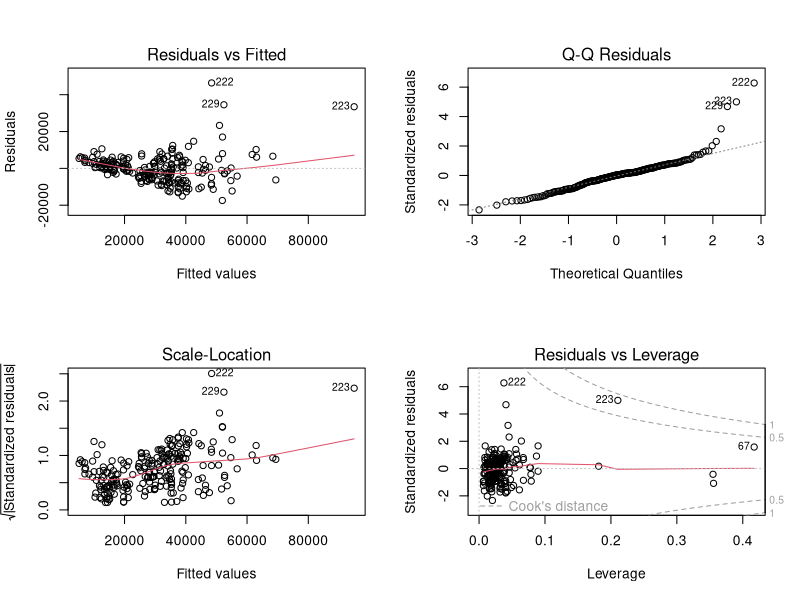
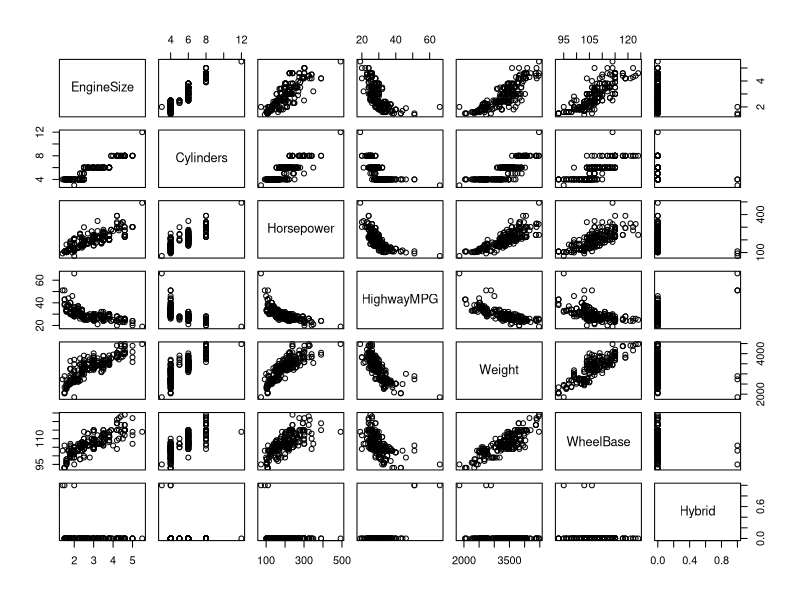
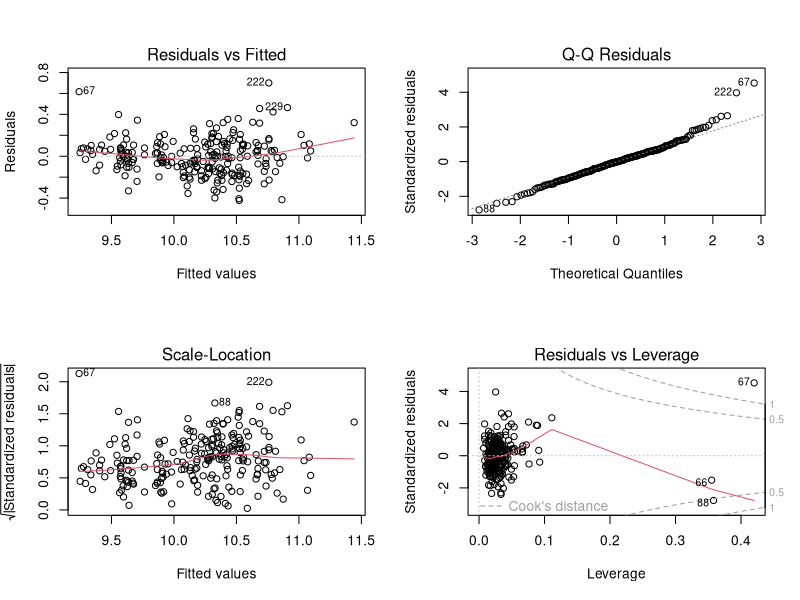
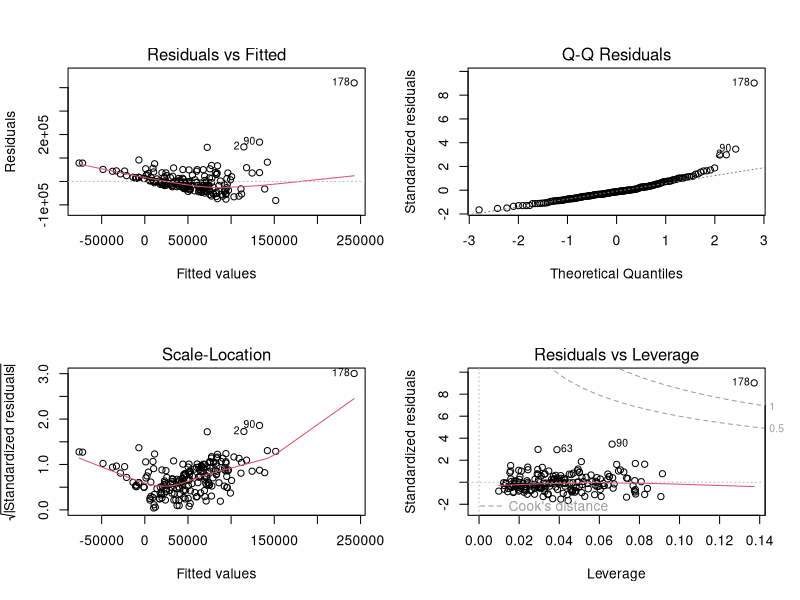
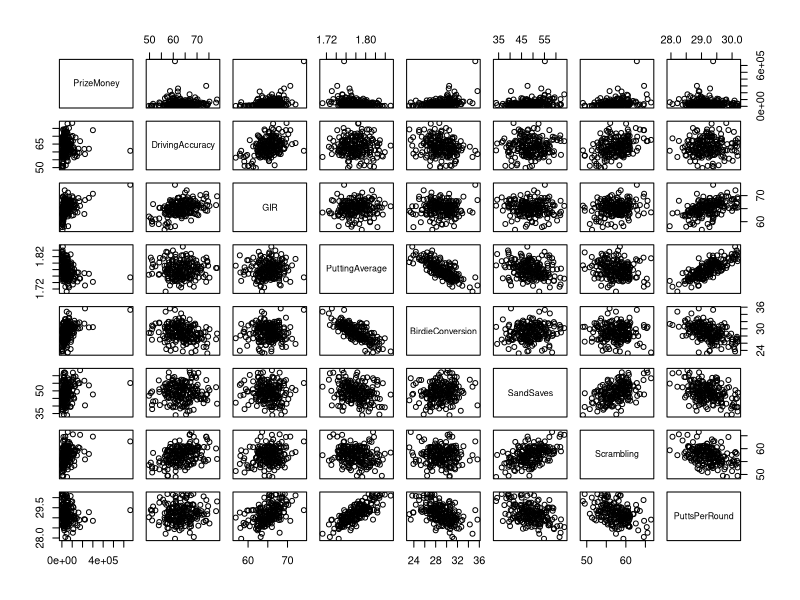
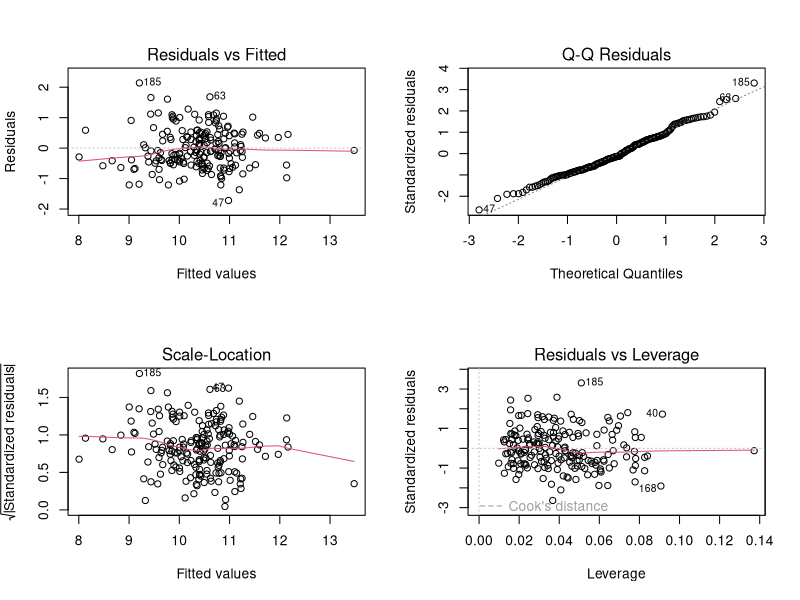
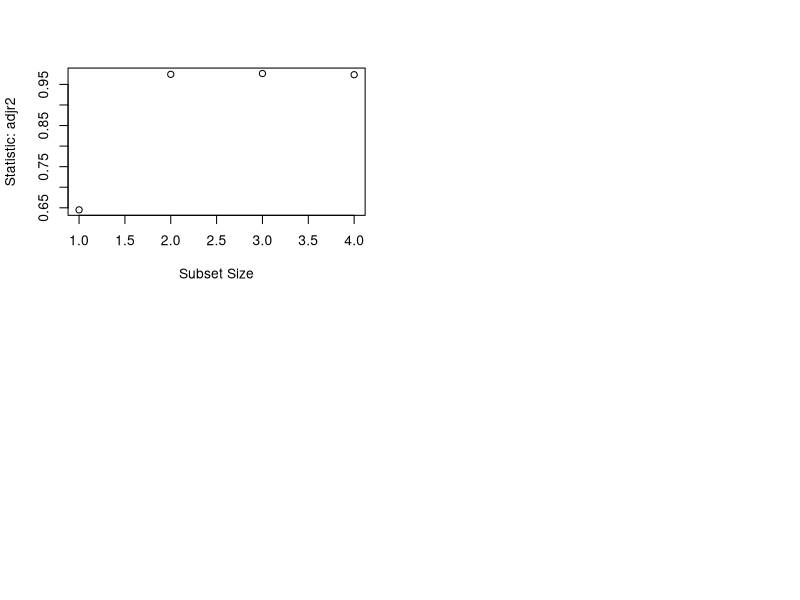

These figures' R source, in order:
## ---- chunk 1
cars <- read.csv("cars04.csv")
## ---- chunk 2
m1 <- lm(SuggestedRetailPrice ~ EngineSize + Cylinders + Horsepower + HighwayMPG +  
     Weight + WheelBase + Hybrid, data = cars)

summary(m1)

par(mfrow = c(2,2))
plot(m1)

plot(cars[, c(5:7, 9:11, 2)])
## ---- chunk 3
m2 <- lm(log(SuggestedRetailPrice) ~ I(EngineSize^(0.25)) + I(log(Cylinders)) + I(log(Horsepower)) + I(1/HighwayMPG) + Weight + I(log(WheelBase)) + Hybrid, cars)
summary(m2)

par(mfrow=c(2,2))
plot(m2)
## ---- chunk 4
m3 <- update(m2, . ~ . - I(1/HighwayMPG) - I(log(WheelBase)))
summary(m3)
## ---- chunk 5
library(car)
pgatour <- read.csv("pgatour2006.csv")

m4 <- lm(PrizeMoney ~ DrivingAccuracy + GIR + PuttingAverage + BirdieConversion + SandSaves + Scrambling + PuttsPerRound, pgatour)
summary(m4)

par(mfrow=c(2,2))
plot(m4)

pgatour2 <- subset(pgatour, select=c('PrizeMoney','DrivingAccuracy','GIR','PuttingAverage','BirdieConversion', 
                                     'SandSaves', 'Scrambling', 'PuttsPerRound'))
plot(pgatour2)
## ---- chunk 6
m4_log <- lm(log(PrizeMoney) ~ ., pgatour2)
summary(m4_log)

par(mfrow=c(2,2))
plot(m4_log)
## ---- chunk 7
haldcement <- read.table("Haldcement.txt", header = T)
head(haldcement)
## ---- chunk 8
m5 <- lm(Y ~ x4, haldcement)
m6 <- lm(Y ~ x1 + x2, haldcement)
m7 <- lm(Y ~ x1 + x2 + x4, haldcement)
m8 <- lm(Y ~ x1 + x2 + x3 + x4, haldcement)
sum5 <- summary(m5)
sum6 <- summary(m6)
sum7 <- summary(m7)
sum8 <- summary(m8)

adjr2 <- c(sum5$adj.r.squared, sum6$adj.r.squared, sum7$adj.r.squared, sum8$adj.r.squared)
x <- seq(1,4,by=1)
plot(adjr2 ~ x, xlab = "Subset Size", ylab = "Statistic: adjr2")

Predictors <- c("X4", "X1, X2", "X1, X2, X4", "X1, X2, X3, X4")
AIC_col <- c(AIC(m5, k=2), AIC(m6, k=2), AIC(m7, k=2), AIC(m8, k=2))
BIC_col <- c(AIC(m5, k=log(nrow(haldcement))), AIC(m6, k=log(nrow(haldcement))), AIC(m7, k=log(nrow(haldcement))), AIC(m8, k=log(nrow(haldcement))))

allsubsets <- cbind(x, Predictors, adjr2, AIC_col, BIC_col)
allsubsets
## ---- chunk 9
attach(haldcement)

m9 <- step(lm(Y ~ 1), Y ~ x1 + x2 + x3 + x4, direction="forward")
m9

m10 <- step(lm(Y ~ 1), Y ~ x1 + x2 + x3 + x4, direction="forward", k = log(nrow(haldcement)))
m10
## ---- chunk 10
m11 <- step(lm(Y ~ x1 + x2 + x3 + x4), Y ~ x1 + x2 + x3 + x4, direction="backward")
m11

m12 <- step(lm(Y ~ x1 + x2 + x3 + x4), Y ~ x1 + x2 + x3 + x4, direction="backward", k = log(nrow(haldcement)))
m12
